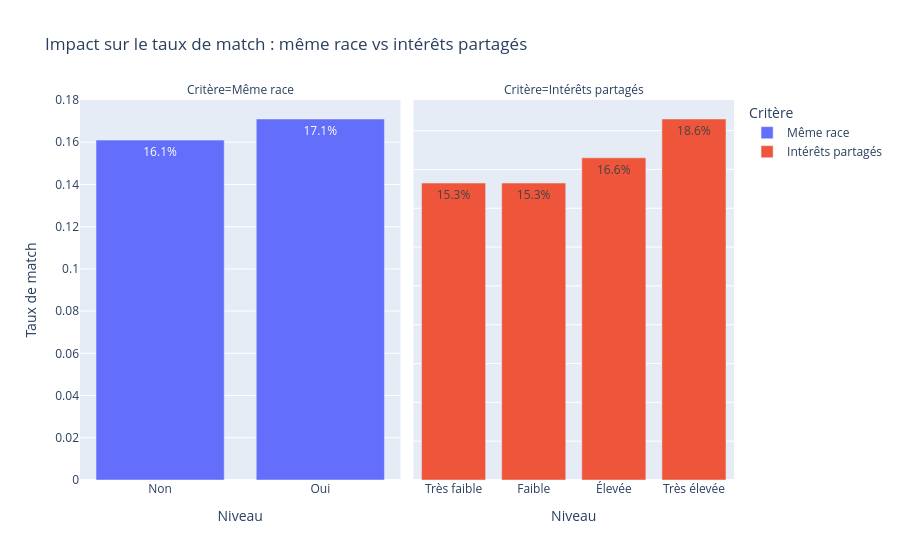

Notebook source saved alongside this figure:
### Code cell
# Créer un DataFrame unifié pour les deux variables
effet_samerace = pd.DataFrame({
    "Critère": "Même race",
    "Niveau": ["Non", "Oui"],
    "Taux de match": [taux_samerace.iloc[0], taux_samerace.iloc[1]]
})

effet_intcorr = pd.DataFrame({
    "Critère": "Intérêts partagés",
    "Niveau": taux_intcorr.index.astype(str),
    "Taux de match": taux_intcorr.values
})

effets = pd.concat([effet_samerace, effet_intcorr], ignore_index=True)

fig = px.bar(
    effets,
    x="Niveau",
    y="Taux de match",
    color="Critère",
    facet_col="Critère",
    title="Impact sur le taux de match : même race vs intérêts partagés",
    text_auto=".1%"
)
fig.update_yaxes(matches=None)     # chaque sous-graphique a son propre axe y (mais ici même échelle)
fig.update_xaxes(matches=None)     # idem pour l'axe x (niveaux différents)
fig.show()

### Figure 1 — Plotly figure (JSON) as saved in the notebook; plotly's stock layout.template omitted (floating-point values rounded to 4 significant figures)
{"data": [{"hovertemplate": "Critère=Même race<br>Niveau=%{x}<br>Taux de match=%{y}<extra></extra>", "legendgroup": "Même race", "marker": {"color": "#636efa", "pattern": {"shape": ""}}, "name": "Même race", "orientation": "v", "showlegend": true, "textposition": "auto", "texttemplate": "%{y:.1%}", "type": "bar", "x": ["Non", "Oui"], "xaxis": "x", "y": [0.161, 0.171], "yaxis": "y"}, {"hovertemplate": "Critère=Intérêts partagés<br>Niveau=%{x}<br>Taux de match=%{y}<extra></extra>", "legendgroup": "Intérêts partagés", "marker": {"color": "#EF553B", "pattern": {"shape": ""}}, "name": "Intérêts partagés", "orientation": "v", "showlegend": true, "textposition": "auto", "texttemplate": "%{y:.1%}", "type": "bar", "x": ["Très faible", "Faible", "Élevée", "Très élevée"], "xaxis": "x2", "y": [0.153, 0.153, 0.166, 0.186], "yaxis": "y2"}], "layout": {"annotations": [{"font": {}, "showarrow": false, "text": "Critère=Même race", "x": 0.245, "xanchor": "center", "xref": "paper", "y": 1, "yanchor": "bottom", "yref": "paper"}, {"font": {}, "showarrow": false, "text": "Critère=Intérêts partagés", "x": 0.755, "xanchor": "center", "xref": "paper", "y": 1, "yanchor": "bottom", "yref": "paper"}], "barmode": "relative", "legend": {"title": {"text": "Critère"}, "tracegroupgap": 0}, "title": {"text": "Impact sur le taux de match : même race vs intérêts partagés"}, "xaxis": {"anchor": "y", "domain": [0, 0.49], "title": {"text": "Niveau"}}, "xaxis2": {"anchor": "y2", "domain": [0.51, 1], "title": {"text": "Niveau"}}, "yaxis": {"anchor": "x", "domain": [0, 1], "title": {"text": "Taux de match"}}, "yaxis2": {"anchor": "x2", "domain": [0, 1], "showticklabels": false}}}
